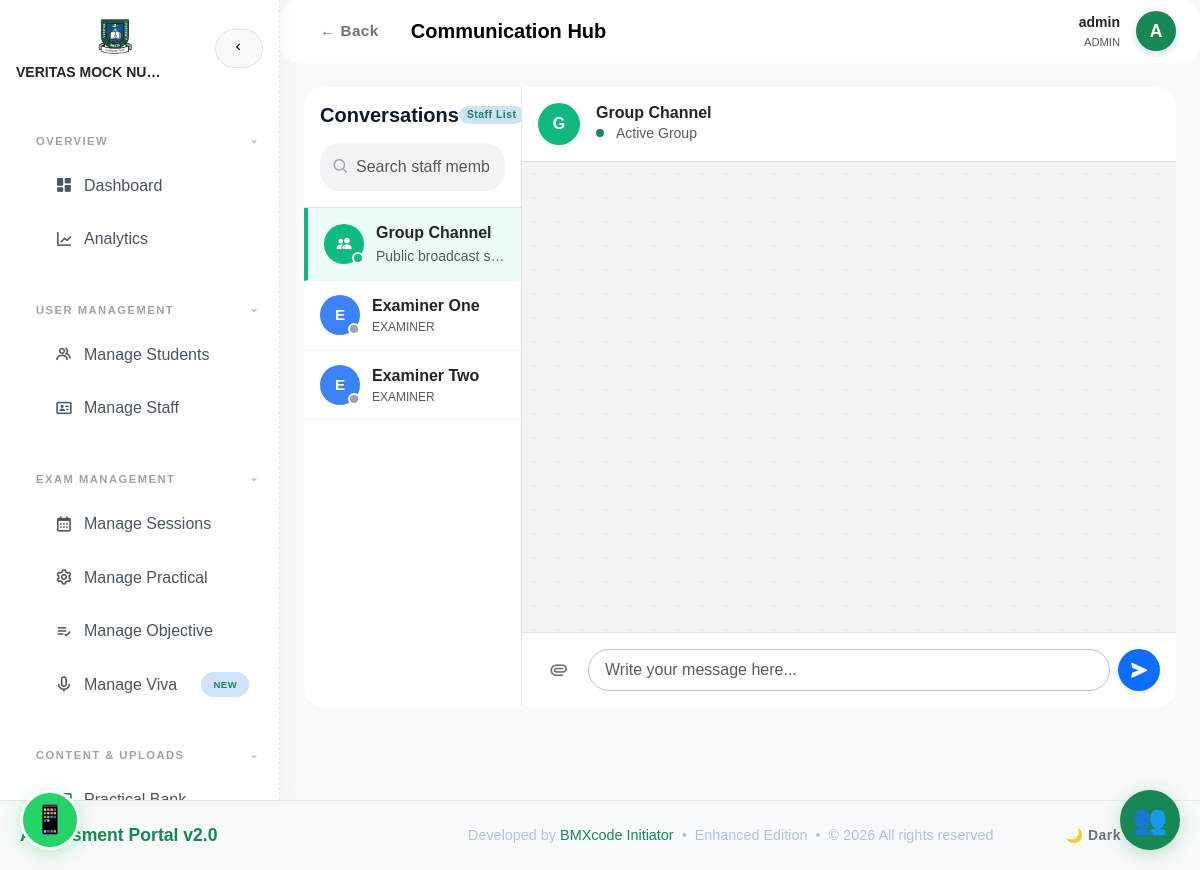
The page /chat.php (signed in) on the database its author committed.
### tables this page shows
CREATE TABLE `examiners` (
  `id` int(11) NOT NULL,
  `name` varchar(255) DEFAULT NULL,
  `username` varchar(100) DEFAULT NULL,
  `password` varchar(255) DEFAULT NULL,
  `role` varchar(20) NOT NULL DEFAULT 'examiner'
);

### chat.php (the view, shortened to what this page needs)
<?php
require 'db.php';
$name = $_SESSION['user'] ?? 'Staff';
$role = $_SESSION['role'] ?? 'examiner';
$dashboard = ($role == 'admin') ? 'admin_dashboard.php' : 'assess.php';
$examiners = $db->query("SELECT id, name, username, role FROM examiners ORDER BY name ASC")->fetchAll(PDO::FETCH_ASSOC);
?>
<!DOCTYPE html>
<html lang="en">
<head>
  <link href="assets/css/bootstrap.min.css" rel="stylesheet">
  <link rel="stylesheet" href="https://cdn.jsdelivr.net/npm/bootstrap-icons@1.10.0/font/bootstrap-icons.css">
  <link href="style_enhanced.css" rel="stylesheet">
  <link href="https://unpkg.com/boxicons@2.1.4/css/boxicons.min.css" rel="stylesheet">
</head>
<body class="bg-light">
  <?php include 'admin_sidebar.php'; ?>
  <div class="main-content">
    <nav class="navbar navbar-light bg-white shadow-sm mb-4">
      <div class="container-fluid px-4">
        <div class="d-flex align-items-center gap-2">
          <a href="<?= $dashboard ?>" class="btn btn-outline-secondary rounded-pill px-3 me-2">&larr; Back</a>
          <span class="navbar-brand fw-bold">Communication Hub</span>
        </div>
        <div class="dropdown">
          <div class="d-flex align-items-center gap-3" id="profileDropdown" data-bs-toggle="dropdown" aria-expanded="false" style="cursor: pointer;">
            <div class="text-end d-none d-md-block">
              <div class="fw-bold small mb-0 text-dark"><?= htmlspecialchars($name) ?></div>
              <div class="text-muted small" style="font-size:0.7rem"><?= strtoupper($role) ?></div>
            </div>
            <span class="profile-icon me-0"><?= strtoupper(substr($name, 0, 1)) ?></span>
          </div>
        </div>
      </div>
    </nav>
    <div class="container-xl px-4">
      <div class="card chat-card border-0 shadow-sm rounded-4 overflow-hidden">
        <div class="row g-0 h-100 flex-nowrap" style="height: 100% !important;">
          <div class="col-12 col-md-4 col-lg-3 chat-contacts-panel d-flex flex-column">
            <div class="p-3 border-bottom bg-white">
              <h5 class="fw-bold mb-3 d-flex align-items-center justify-content-between">
                <span>Conversations</span>
                <span class="badge bg-primary-subtle text-primary rounded-pill px-2 py-1" style="font-size:0.65rem" id="onlineCounter">Staff List</span>
              </h5>
              <div class="contacts-search-container">
                <i class="bx bx-search contacts-search-icon"></i>
                <input type="text" id="contactSearch" class="form-control contacts-search-box shadow-none" placeholder="Search staff members...">
              </div>
            </div>
            <div class="chat-list-container" id="chatList">
              <a href="#" class="chat-contact-item active" id="groupLink" data-group="1">
                <div class="contact-avatar group-avatar">
                  <i class="bi bi-people-fill"></i>
                  <span class="status-badge online"></span>
                </div>
                <div class="flex-grow-1 overflow-hidden">
                  <div class="d-flex justify-content-between align-items-center">
                    <span class="fw-bold text-dark text-truncate">Group Channel</span>
                  </div>
                  <small class="text-muted text-truncate d-block">Public broadcast stream</small>
                </div>
              </a>
              <?php foreach ($examiners as $ex):
                if ($ex['username'] === $name) continue; ?>
                <a href="#" class="chat-contact-item contact-staff-row" data-user="<?= $ex['id'] ?>" data-username="<?= htmlspecialchars($ex['username']) ?>">
                  <div class="contact-avatar">
                    <?= strtoupper(substr($ex['name'], 0, 1)) ?>
                    <span class="status-badge offline" id="status-<?= $ex['id'] ?>"></span>
                  </div>
                  <div class="flex-grow-1 overflow-hidden">
                    <div class="d-flex justify-content-between align-items-center">
                      <span class="fw-bold text-dark text-truncate"><?= htmlspecialchars($ex['name']) ?></span>
                    </div>
                    <small class="text-muted text-truncate d-block" style="font-size:0.75rem"><?= strtoupper($ex['role'] ?? 'Examiner') ?></small>
                  </div>
                </a>
              <?php endforeach; ?>
            </div>
          </div>
          <div class="col col-md-8 col-lg-9 d-flex flex-column chat-area-panel position-relative h-100">
            <div class="p-3 border-bottom bg-white d-flex align-items-center justify-content-between">
              <div class="d-flex align-items-center gap-3">
                <div class="chat-header-avatar" id="activeChatAvatar">G</div>
                <div>
                  <h6 class="fw-bold mb-0 text-dark" id="activeChatName">Group Channel</h6>
                  <small class="text-muted d-flex align-items-center gap-1" id="activeChatStatus">
                    <span class="status-dot online" style="width:8px; height:8px;"></span> Active Group
                  </small>
                </div>
              </div>
            </div>
            <div class="chat-messages-container" id="chatMessages">
            </div>
            <div class="p-3 bg-white border-top">
              <form id="chatForm" enctype="multipart/form-data" class="d-flex align-items-center gap-2">
                <label class="btn btn-outline-secondary btn-icon rounded-circle mb-0" style="width:42px; height:42px; cursor:pointer;" title="Attach diagram (Image, Audio, Video)">
                  <i class="bx bx-paperclip fs-5"></i>
                </label>
                <input type="text" name="message" id="messageInput" autocomplete="off" class="form-control rounded-pill p-2 px-3 chat-input" placeholder="Write your message here...">
                <button type="submit" class="btn btn-primary rounded-circle btn-icon" style="width:42px; height:42px;">
                  <i class="bx bxs-send fs-5"></i>
                </button>
              </form>
            </div>
          </div>
        </div>
      </div>
    </div>
  </div>
  <?php include 'footer.php'; ?>
</body>
</html>

### style_enhanced.css (style rules this page uses)
:root { --primary-color: #198754; --primary-light: #1e7e4a; --primary-gradient: linear-gradient(135deg, #198754 0%, #1e7e4a 100%); --secondary-color: #e8f5e9; --accent-color: #f59e0b; --success-color: #22c55e; --warning-color: #f59e0b; --danger-color: #ef4444; --dark-color: #0f172a; --light-color: #ffffff; --glass-bg: rgba(255, 255, 255, 0.75); --glass-border: rgba(255, 255, 255, 0.4); --border-radius: 1.25rem; --shadow-sm: 0 4px 6px -1px rgba(0, 0, 0, 0.1), 0 2px 4px -1px rgba(0, 0, 0, 0.06); --shadow-md: 0 10px 15px -3px rgba(0, 0, 0, 0.1), 0 4px 6px -2px rgba(0, 0, 0, 0.05); --shadow-lg: 0 20px 25px -5px rgba(0, 0, 0, 0.1), 0 10px 10px -5px rgba(0, 0, 0, 0.04); --background: #f8fafc; --text-main: #1e293b; --text-muted: #64748b; --transition: all 0.4s cubic-bezier(0.4, 0, 0.2, 1); }
* { box-sizing: border-box; }
html, body { height: 100%; margin: 0; padding: 0; }
body { background: var(--background); color: var(--text-color); font-family: 'Segoe UI', 'Roboto', Arial, sans-serif; min-height: 100vh; display: flex; flex-direction: column; line-height: 1.6; }
.main-content { flex: 1 0 auto; }
.navbar { position: sticky; top: 0; z-index: 1030; background: rgba(255, 255, 255, 0.95) !important; backdrop-filter: blur(10px); border-bottom: 1px solid rgba(0,0,0,0.05); box-shadow: 0 2px 12px rgba(80,112,255,0.08); }
.card, .shadow, .shadow-sm { border-radius: var(--border-radius) !important; box-shadow: var(--shadow) !important; border: none; transition: var(--transition); }
.container-xl { max-width: 1400px; margin: 0 auto; padding: 0 20px; }
@media (min-width: 1200px) { .container-xl { max-width: 1400px; } }
@media (min-width: 992px) { .container-xl { max-width: 1200px; } }
h1, h2, h3, h4, h5, h6 { font-weight: 700; color: var(--dark-color); margin-bottom: 1rem; }
h5 { font-size: 1.25rem; }
h6 { font-size: 1rem; }
.btn { border-radius: 2rem; font-weight: 600; letter-spacing: 0.5px; transition: var(--transition); border: none; padding: 0.75rem 1.5rem; font-size: 0.95rem; }
.btn-primary, .btn-success { box-shadow: 0 2px 8px rgba(9, 44, 25, 0.08); }
input.form-control, select.form-control, textarea.form-control { border-radius: 1.5rem; border: 1px solid #b6c2e2; padding: 0.75rem 1rem; font-size: 1rem; transition: var(--transition); }
::placeholder { color: #b6c2e2; }
@media (min-width: 992px) { .main-content { margin-left: 280px; width: calc(100% - 280px); min-height: 100vh; } }
.main-content { transition: all 0.4s cubic-bezier(0.4, 0, 0.2, 1); }
.profile-icon { width: 40px; height: 40px; background: var(--primary-color); border-radius: 50%; display: flex; align-items: center; justify-content: center; color: white; font-weight: bold; font-size: 1.1rem; margin-right: 0.5rem; box-shadow: 0 2px 8px rgba(79, 140, 255, 0.3); transition: var(--transition); }
.badge { font-size: 0.75rem; font-weight: 600; padding: 0.5rem 0.75rem; border-radius: 1rem; letter-spacing: 0.5px; }
.status-dot { width: 8px; height: 8px; border-radius: 50%; display: inline-block; margin-right: 0.5rem; }
.online { background: var(--success-color); }
.offline { background: #b6c2e2; }
.card, .navbar, .table, .modal-content, .form-control, .dropdown-menu { background-color: var(--light-color) !important; color: var(--text-color) !important; }
:root { --primary-color: #198754; --secondary-color: #f8fafc; --accent-color: #1e7e4a; --success-color: #198754; --warning-color: #f59e0b; --danger-color: #dc3545; }
body { background-color: #f8fafc; font-family: 'Outfit', sans-serif !important; }
.text-primary { color: #198754 !important; }

### rows shown on the page
examiners: name "E", name "Examiner One", role "EXAMINER"
examiners: name "E", name "Examiner Two", role "EXAMINER"

### other values the page prints
$admin_title "VERITAS MOCK NU…"
$name "admin"
$role "ADMIN"
substr($name, 0, 1) "A"
